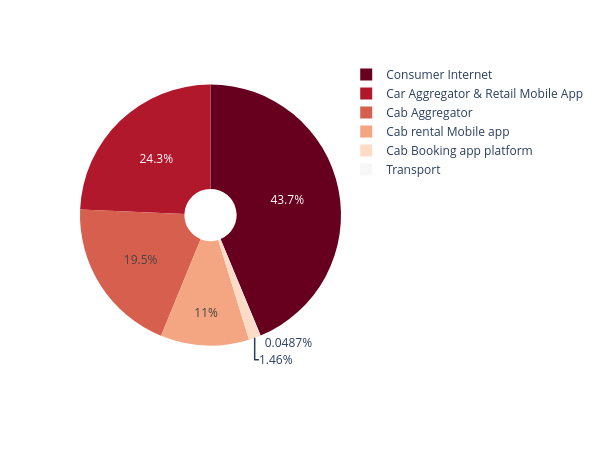

Notebook cell for this chart:
### Code cell
s_df = df[df['startup']== 'Ola']
px.pie(s_df,names='vertical' ,values='amount(Cr)',hole=0.2 ,width=600 ,height=450,
       color_discrete_sequence=px.colors.sequential.RdBu)

### Figure 1 — Plotly figure (JSON) as saved in the notebook; plotly's stock layout.template omitted (floating-point values rounded to 4 significant figures)
{"data": [{"domain": {"x": [0, 1], "y": [0, 1]}, "hole": 0.2, "hovertemplate": "vertical=%{label}<br>amount(Cr)=%{value}<extra></extra>", "labels": ["Transport", "Consumer Internet", "Consumer Internet", "Consumer Internet", "Consumer Internet", "Consumer Internet", "Consumer Internet", "Consumer Internet", "Car Aggregator & Retail Mobile App", "Cab rental Mobile app", "Cab Booking app platform", "Cab rental Mobile app", "Cab Aggregator"], "legendgroup": "", "name": "", "showlegend": true, "type": "pie", "values": [9.512, 1046.0, 73.24, 342.4, 475.6, 994.0, 2473.0, 3139.0, 4756.0, 2140.0, 285.4, 0.0, 3805.0]}], "layout": {"height": 450, "legend": {"tracegroupgap": 0}, "margin": {"t": 60}, "piecolorway": ["rgb(103,0,31)", "rgb(178,24,43)", "rgb(214,96,77)", "rgb(244,165,130)", "rgb(253,219,199)", "rgb(247,247,247)", "rgb(209,229,240)", "rgb(146,197,222)", "rgb(67,147,195)", "rgb(33,102,172)", "rgb(5,48,97)"], "width": 600}}
